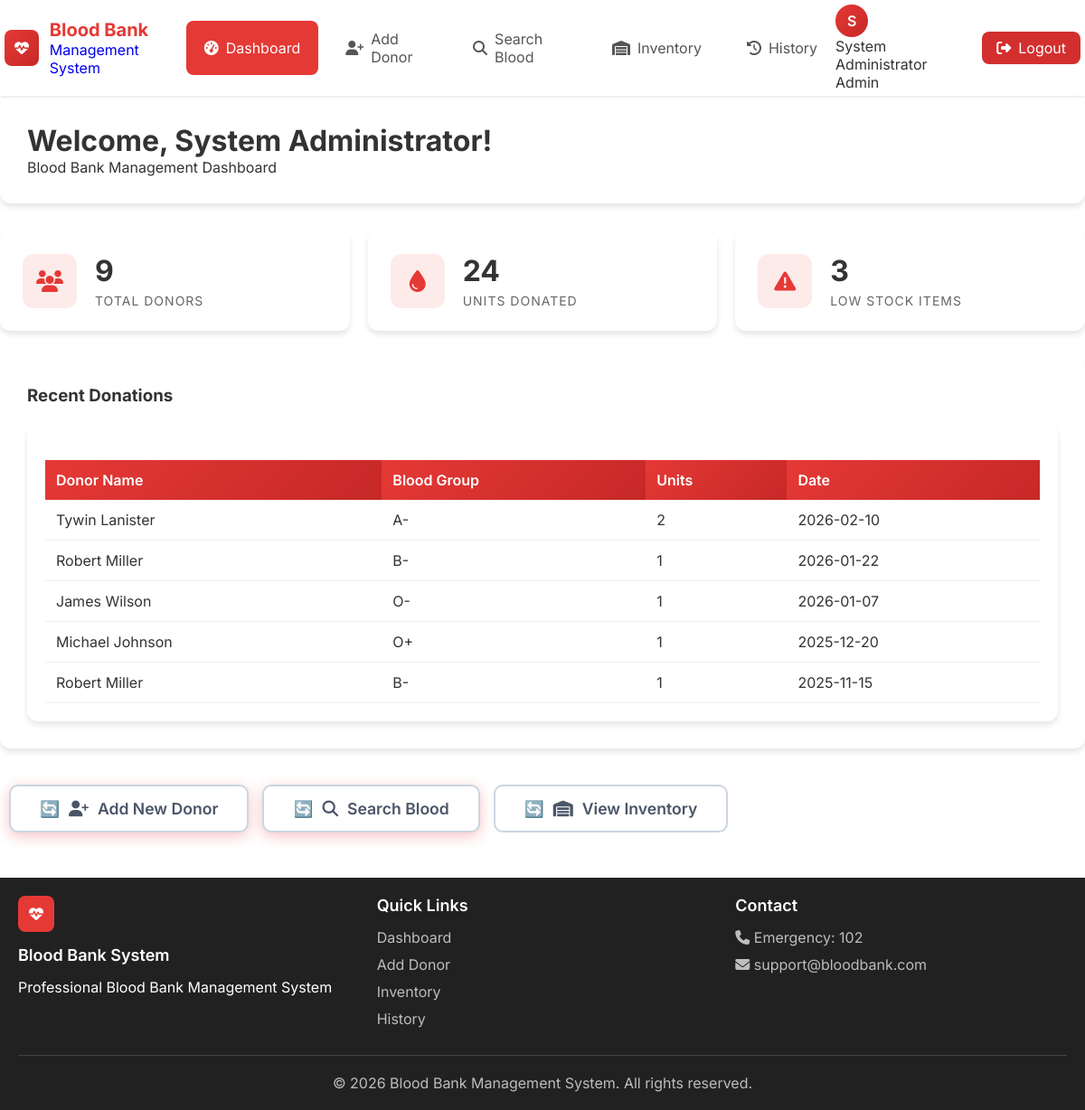
The app's page /dashboard (signed in) with its own data.
### tables this page shows
CREATE TABLE donation_history (
        id INTEGER PRIMARY KEY AUTOINCREMENT,
        donation_id TEXT NOT NULL UNIQUE,
        donor_id TEXT NOT NULL,
        donor_name TEXT NOT NULL,
        blood_group TEXT NOT NULL,
        units_donated INTEGER NOT NULL,
        donation_date DATE NOT NULL,
        expiry_date DATE NOT NULL,
        received_by TEXT,
        test_result TEXT DEFAULT 'Passed',
        notes TEXT,
        created_at TIMESTAMP DEFAULT CURRENT_TIMESTAMP
    );

### app.py (the view)
@app.route('/dashboard')
@login_required
def dashboard():
    conn = get_db()
    total_donors = conn.execute('SELECT COUNT(*) FROM donors').fetchone()[0] or 0
    total_donations_result = conn.execute('SELECT SUM(units_donated) FROM donation_history').fetchone()
    total_donations = total_donations_result[0] if total_donations_result and total_donations_result[0] else 0
    low_stock = conn.execute('SELECT COUNT(*) FROM inventory WHERE status = "Low Stock"').fetchone()[0] or 0
    recent_donations = conn.execute('''
        SELECT donor_name, blood_group, units_donated, donation_date
        FROM donation_history
        ORDER BY donation_date DESC
        LIMIT 5
    ''').fetchall()
    upcoming_expiries = conn.execute('''
        SELECT blood_group, COUNT(*) as expiring_units
        FROM donation_history
        WHERE expiry_date BETWEEN DATE('now') AND DATE('now', '+7 days')
        GROUP BY blood_group
    ''').fetchall()
    conn.close()
    return render_template('dashboard.html',
                         name=session['user_name'],
                         role=session['user_role'],
                         total_donors=total_donors,
                         total_donations=total_donations,
                         low_stock=low_stock,
                         recent_donations=recent_donations,
                         upcoming_expiries=upcoming_expiries)

### app.py (called while the page is built)
def login_required(f):
    @wraps(f)
    def decorated_function(*args, **kwargs):
        if 'user_id' not in session:
            flash('Please login to access this page', 'warning')
            return redirect(url_for('login'))
        return f(*args, **kwargs)
    return decorated_function

def get_db():
    conn = sqlite3.connect('bloodbank.db')
    conn.row_factory = sqlite3.Row
    return conn

### templates/dashboard.html (shortened to what this page needs)
{% extends "base.html" %}
{% block content %}
<div class="dashboard-header">
    <h1>Welcome, {{ name }}!</h1>
    <p>Blood Bank Management Dashboard</p>
</div>
<div class="stats-grid">
    <div class="stat-card">
        <div class="stat-icon">
            <i class="fas fa-users"></i>
        </div>
        <div class="stat-content">
            <h3>{{ total_donors }}</h3>
            <p>Total Donors</p>
        </div>
    </div>
    <div class="stat-card">
        <div class="stat-icon">
            <i class="fas fa-tint"></i>
        </div>
        <div class="stat-content">
            <h3>{{ total_donations }}</h3>
            <p>Units Donated</p>
        </div>
    </div>
    <div class="stat-card">
        <div class="stat-icon">
            <i class="fas fa-exclamation-triangle"></i>
        </div>
        <div class="stat-content">
            <h3>{{ low_stock }}</h3>
            <p>Low Stock Items</p>
        </div>
    </div>
</div>
<div style="background: white; border-radius: var(--radius-lg); padding: 30px; margin: 30px 0; box-shadow: var(--shadow-md);">
    <h3 style="margin-bottom: 20px;">Recent Donations</h3>
    {% if recent_donations %}
    <div class="table-container">
        <table class="data-table">
            <thead>
                <tr>
                    <th>Donor Name</th>
                    <th>Blood Group</th>
                    <th>Units</th>
                    <th>Date</th>
                </tr>
            </thead>
            <tbody>
                {% for donation in recent_donations %}
                <tr>
                    <td>{{ donation.donor_name }}</td>
                    <td>{{ donation.blood_group }}</td>
                    <td>{{ donation.units_donated }}</td>
                    <td>{{ donation.donation_date }}</td>
                </tr>
                {% endfor %}
            </tbody>
        </table>
    </div>
    {% else %}
    <p>No donations yet.</p>
    {% endif %}
</div>
<div style="display: flex; gap: 15px; margin-top: 30px; padding: 10px;">
    <a href="{{ url_for('add_donor') }}" class="btn btn-primary">
        <i class="fas fa-user-plus"></i> Add New Donor
    </a>
    <a href="{{ url_for('search_blood') }}" class="btn btn-primary">
        <i class="fas fa-search"></i> Search Blood
    </a>
    <a href="{{ url_for('inventory') }}" class="btn">
        <i class="fas fa-warehouse"></i> View Inventory
    </a>
</div>
{% endblock %}

### templates/base.html (shortened to what this page needs)
<!DOCTYPE html>
<html lang="en">
<head>
    <link rel="stylesheet" href="{{ url_for('static', filename='style.css') }}">
    <link rel="stylesheet" href="https://cdnjs.cloudflare.com/ajax/libs/font-awesome/6.4.0/css/all.min.css">
</head>
<body class="page-wrapper">
    {% if session.get('user_id') %}
    <nav class="navbar" id="navbar">
        <div class="container navbar-container">
            <a href="{{ url_for('dashboard') }}" class="navbar-brand">
                <div class="brand-logo">
                    <i class="fas fa-heartbeat"></i>
                </div>
                <div class="brand-text">
                    <div class="brand-title">Blood Bank</div>
                    <div class="brand-subtitle">Management System</div>
                </div>
            </a>
            <div class="nav-menu">
                <a href="{{ url_for('dashboard') }}" class="nav-item {% if request.endpoint == 'dashboard' %}active{% endif %}">
                    <i class="fas fa-tachometer-alt"></i>
                    <span>Dashboard</span>
                </a>
                <a href="{{ url_for('add_donor') }}" class="nav-item {% if request.endpoint == 'add_donor' %}active{% endif %}">
                    <i class="fas fa-user-plus"></i>
                    <span>Add Donor</span>
                </a>
                <a href="{{ url_for('search_blood') }}" class="nav-item {% if request.endpoint == 'search_blood' %}active{% endif %}">
                    <i class="fas fa-search"></i>
                    <span>Search Blood</span>
                </a>
                <a href="{{ url_for('inventory') }}" class="nav-item {% if request.endpoint == 'inventory' %}active{% endif %}">
                    <i class="fas fa-warehouse"></i>
                    <span>Inventory</span>
                </a>
                <a href="{{ url_for('history') }}" class="nav-item {% if request.endpoint == 'history' %}active{% endif %}">
                    <i class="fas fa-history"></i>
                    <span>History</span>
                </a>
            </div>
            <div class="user-menu">
                <div class="user-profile">
                    <div class="user-avatar">
                        {{ session.get('user_name', 'U')[0] }}
                    </div>
                    <div class="user-info">
                        <div class="user-name">{{ session.get('user_name', 'User') }}</div>
                        <div class="user-role">{{ session.get('user_role', 'staff')|title }}</div>
                    </div>
                </div>
                <a href="{{ url_for('logout') }}" class="logout-btn">
                    <i class="fas fa-sign-out-alt"></i>
                    <span>Logout</span>
                </a>
            </div>
        </div>
    </nav>
    {% endif %}
    <main class="main-content">
        <div class="container">
            {% block content %}{% endblock %}
        </div>
    </main>
    {% if session.get('user_id') %}
    <footer class="footer">
        <div class="container">
            <div class="footer-content">
                <div>
                    <div class="footer-logo">
                        <i class="fas fa-heartbeat"></i>
                    </div>
                    <h3 class="footer-title">Blood Bank System</h3>
                    <p>Professional Blood Bank Management System</p>
                </div>
                <div>
                    <h3 class="footer-title">Quick Links</h3>
                    <div class="footer-links">
                        <a href="{{ url_for('dashboard') }}">Dashboard</a>
                        <a href="{{ url_for('add_donor') }}">Add Donor</a>
                        <a href="{{ url_for('inventory') }}">Inventory</a>
                        <a href="{{ url_for('history') }}">History</a>
                    </div>
                </div>
                <div>
                    <h3 class="footer-title">Contact</h3>
                    <div class="footer-links">
                        <a><i class="fas fa-phone"></i> Emergency: 102</a>
                        <a><i class="fas fa-envelope"></i> support@bloodbank.com</a>
                    </div>
                </div>
            </div>
            <div class="footer-bottom">
                <p>&copy; 2024 Blood Bank Management System. All rights reserved.</p>
            </div>
        </div>
    </footer>
    {% endif %}
</body>
</html>

### records on screen
donation_history: donor_name "Tywin Lanister", blood_group "A-", units_donated "2", donation_date "2026-02-10"
donation_history: donor_name "Robert Miller", blood_group "B-", units_donated "1", donation_date "2026-01-22"
donation_history: donor_name "James Wilson", blood_group "O-", units_donated "1", donation_date "2026-01-07"
donation_history: donor_name "Michael Johnson", blood_group "O+", units_donated "1", donation_date "2025-12-20"
donation_history: donor_name "Robert Miller", blood_group "B-", units_donated "1", donation_date "2025-11-15"

### other values on screen
{{ session.get('user_name', 'U')[0] }} "S"
{{ session.get('user_name', 'User') }} "System Administrator"
{{ session.get('user_role', 'staff')|title }} "Admin"
{{ name }} "System Administrator"
{{ total_donors }} "9"
{{ total_donations }} "24"
{{ low_stock }} "3"
